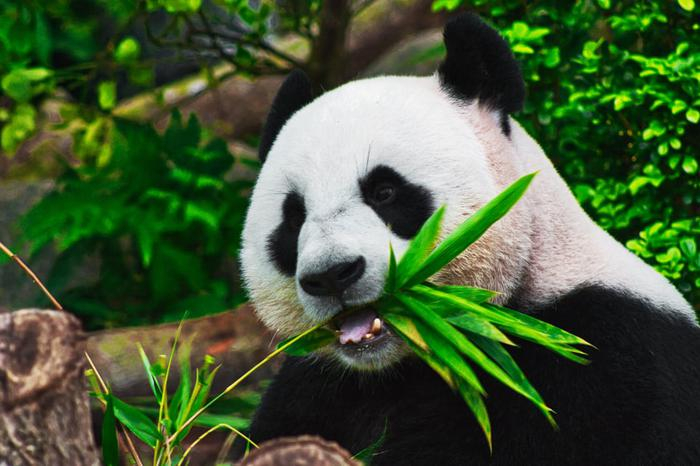
#> input picture other_tasks/ml-dl-computer-vision-journey/6_pyimageseach_com/image_processing/img/img1.png, 700 x 466 px
$ python 2_rotated_bound.py
#> lines starting #> are read from the running program, lines starting #| are printed output that depends on the picture
#> in main, image is the input picture: shape (466, 700, 3); mean B, G, R 54.7, 89.4, 68.8
import cv2
import numpy as np
import matplotlib.pyplot as plt


def rotate_image(image: np.ndarray, angle: float) -> np.ndarray:
    """
    Rotate an image around its center without changing the dimensions.

    Parameters:
        image: np.ndarray - input image
        angle: float - rotation angle in degrees

    Returns:
        np.ndarray - rotated image
    """
#> called with angle = 45
    height, width = image.shape[:2]
#> height = 466; width = 700
    center_x, center_y = width // 2, height // 2
#> center_x = 350; center_y = 233

    rotation_matrix = cv2.getRotationMatrix2D((center_x, center_y), -angle, 1.0)
    rotated = cv2.warpAffine(image, rotation_matrix, (width, height))
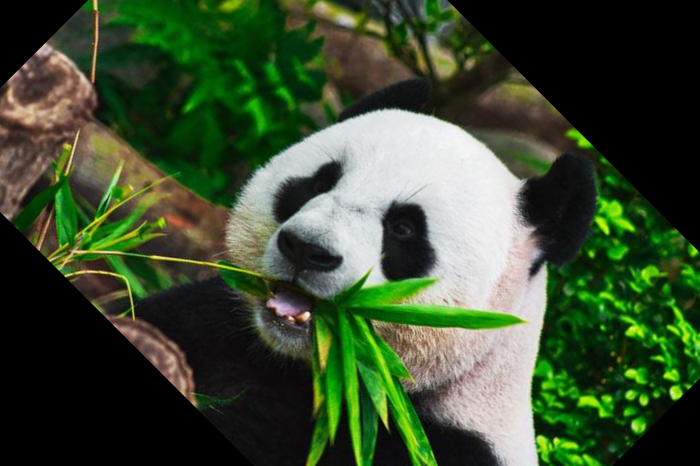
#> rotated: shape (466, 700, 3); mean B, G, R 48.8, 76.1, 59.8
    return rotated


def rotate_image_bound(image: np.ndarray, angle: float) -> np.ndarray:
    """
    Rotate an image around its center and adjust bounds to fit the entire rotated image.

    Parameters:
        image: np.ndarray - input image
        angle: float - rotation angle in degrees

    Returns:
        np.ndarray - rotated image with adjusted bounds
    """
#> called with angle = 45
    height, width = image.shape[:2]
#> height = 466; width = 700
    center_x, center_y = width // 2, height // 2
#> center_x = 350; center_y = 233

    rotation_matrix = cv2.getRotationMatrix2D((center_x, center_y), -angle, 1.0)
    cos = np.abs(rotation_matrix[0, 0])
#> cos = 0.707
    sin = np.abs(rotation_matrix[0, 1])
#> sin = 0.707

    new_width = int((height * sin) + (width * cos))
#> new_width = 824
    new_height = int((height * cos) + (width * sin))
#> new_height = 824

    rotation_matrix[0, 2] += (new_width / 2) - center_x
    rotation_matrix[1, 2] += (new_height / 2) - center_y

    rotated = cv2.warpAffine(image, rotation_matrix, (new_width, new_height))
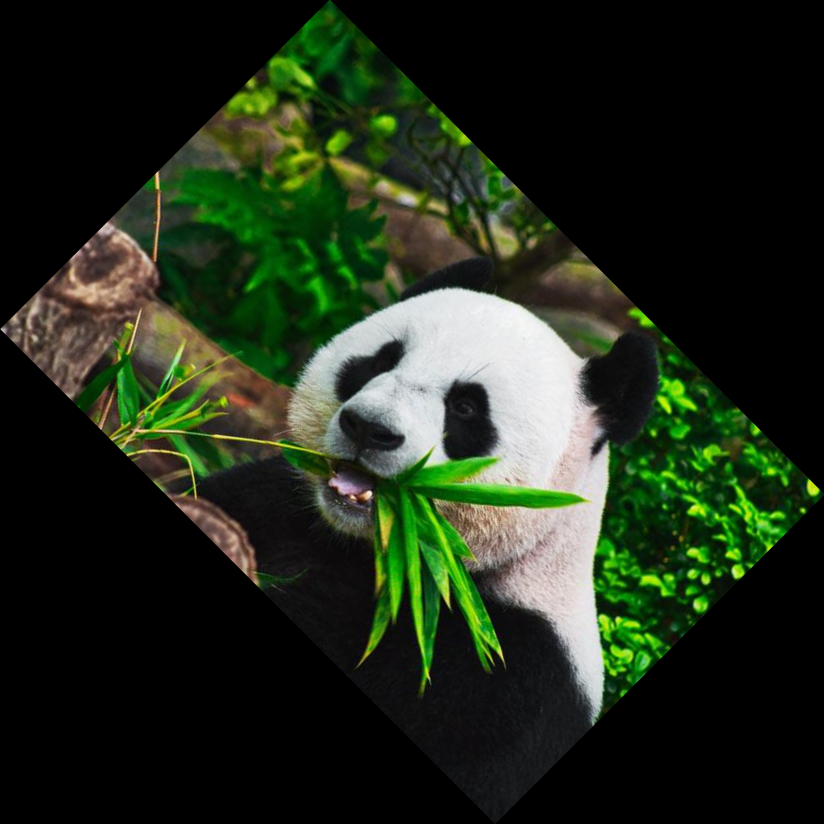
#> rotated: shape (824, 824, 3); mean B, G, R 26.3, 42.9, 33.1
    return rotated


def main():
    image_path = '../img/img1.png'
    image = cv2.imread(image_path)

    if image is None:
        raise FileNotFoundError(f"Image not found at {image_path}")

    rotated = rotate_image(image, 45)
    rotated_bound = rotate_image_bound(image, 45)

    plt.subplot(1, 2, 1)
    plt.imshow(cv2.cvtColor(rotated, cv2.COLOR_BGR2RGB))
    plt.title("Rotated")
    plt.axis('off')

    plt.subplot(1, 2, 2)
    plt.imshow(cv2.cvtColor(rotated_bound, cv2.COLOR_BGR2RGB))
    plt.title("Rotated with Bound")
    plt.axis('off')

    plt.show()
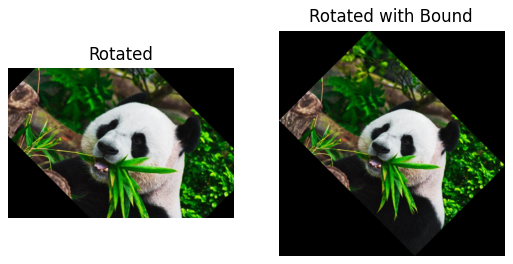
#> figure drawn by matplotlib, 2 panels


if __name__ == "__main__":
    main()

$ run again, with other_tasks/ml-dl-computer-vision-journey/6_pyimageseach_com/image_processing/img/car.jpeg saved as other_tasks/ml-dl-computer-vision-journey/6_pyimageseach_com/image_processing/img/img1.png
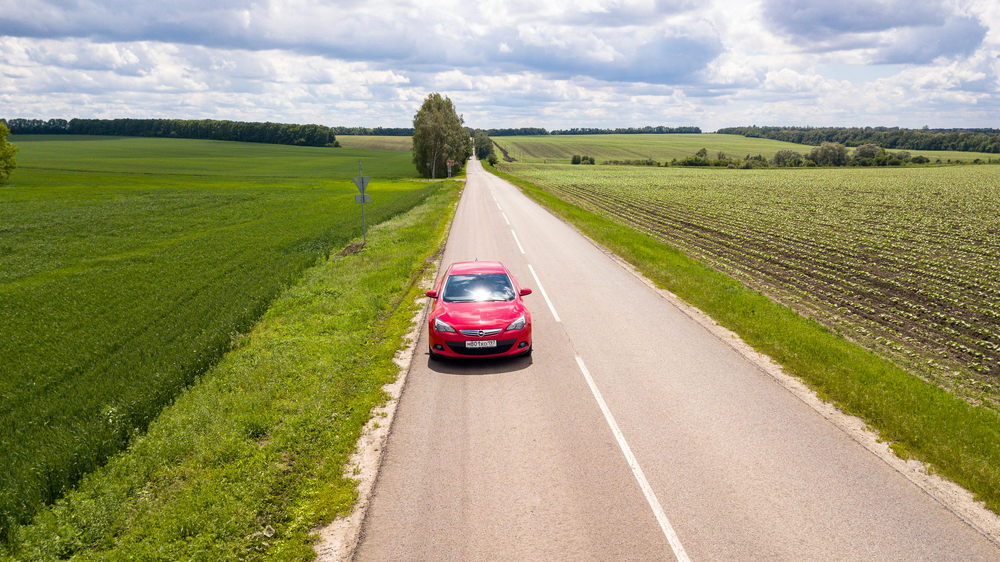
#> input picture other_tasks/ml-dl-computer-vision-journey/6_pyimageseach_com/image_processing/img/car.jpeg, 1000 x 562 px, shrunk from 3000 x 1685 before the run
#> in main, image is the input picture: shape (562, 1000, 3); mean B, G, R 115.6, 153.7, 156.5
#> in rotate_image_bound, `rotated = cv2.warpAffine(image, rotation_matrix, (new_width, new_heigh..`:
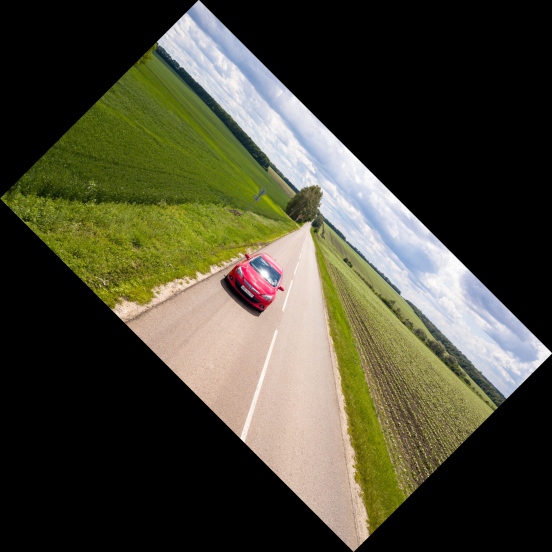
#> rotated: shape (1104, 1104, 3) (shown at 1/2 size); mean B, G, R 53.3, 70.9, 72.2
#> in main, `plt.show()`:
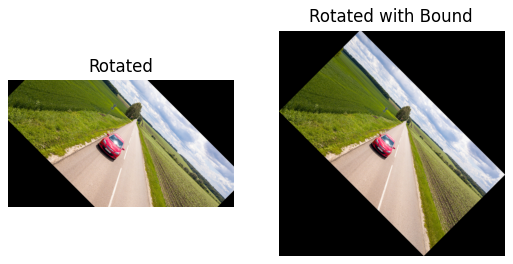
#> figure drawn by matplotlib, 2 panels
